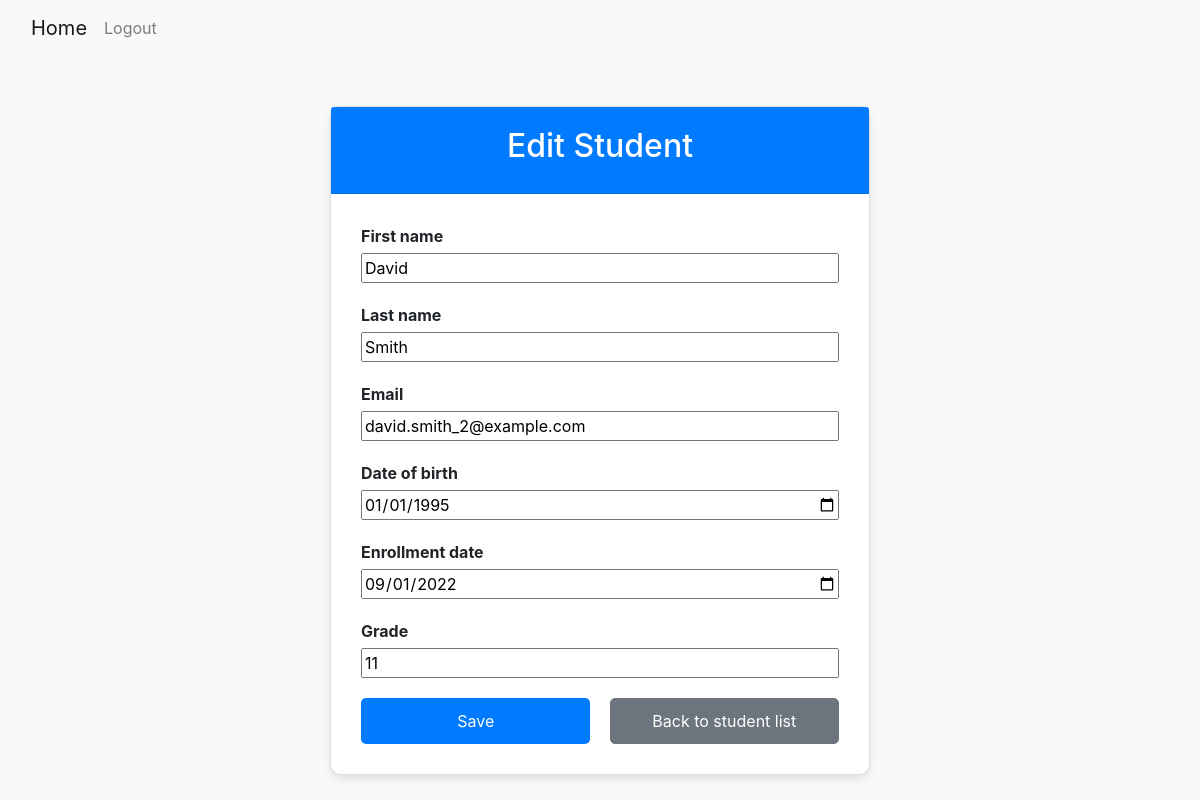
The app's page /56/edit/ (signed in) with its own data.
### students/models.py (models this page shows, shortened)
class Student(models.Model):
    first_name = models.CharField(max_length=30)
    last_name = models.CharField(max_length=30)
    email = models.EmailField()
    date_of_birth = models.DateField()
    enrollment_date = models.DateField()
    grade = models.IntegerField()

### students/views.py (the view)
# urls.py: path('<int:pk>/edit/', views.student_edit, name='student_edit'),  # Edit a student's details
@login_required(login_url='login')
def student_edit(request, pk):
    student = get_object_or_404(Student, pk=pk)
    if request.method == 'POST':
        form = StudentForm(request.POST, instance=student)
        if form.is_valid():
            form.save()
            return redirect('student_list')
    else:
        form = StudentForm(instance=student)
    return render(request, 'students/student_form.html', {'form': form, 'student': student})

### students/forms.py (shortened to what this page needs)
class StudentForm(forms.ModelForm):
    class Meta:
        model = Student
        fields = ['first_name', 'last_name', 'email', 'date_of_birth', 'enrollment_date', 'grade']
        widgets = {
            'date_of_birth': forms.DateInput(attrs={'type': 'date'}),
            'enrollment_date': forms.DateInput(attrs={'type': 'date'}),
        }

### students/templates/students/student_form.html (shortened to what this page needs)
{% extends 'base.html' %}
{% block content %}
    <div class="container">
        <div class="card">
            <div class="card-header">
                <h2>{% if student %}Edit{% else %}Add{% endif %} Student</h2>
            </div>
            <div class="card-body">
                <form method="POST">
                    <div class="form-group">
                        {% for field in form %}
                            <div class="form-group">
                                <label for="{{ field.id_for_label }}">{{ field.label }}</label>
                                {{ field }}
                            </div>
                        {% endfor %}
                    </div>
                    <div class="d-flex justify-content-between">
                        <button type="submit" class="btn btn-primary">Save</button>
                        <a href="{% url 'student_list' %}" class="btn btn-secondary">Back to student list</a>
                    </div>
                </form>
            </div>
        </div>
    </div>
{% endblock %}

### students/templates/students/student_form.html (style rules this page uses)
body { background-color: #f8f9fa; }
.container { max-width: 600px; margin-top: 50px; }
.card { box-shadow: 0 4px 8px rgba(0, 0, 0, 0.1); border-radius: 10px; }
.card-header { background-color: #007bff; color: #fff; text-align: center; padding: 20px; border-radius: 10px 10px 0 0; }
.card-body { padding: 30px; }
.form-group { margin-bottom: 20px; }
label { font-weight: bold; display: block; margin-bottom: 5px; }
input, select, textarea { width: 100%; }
.btn-primary { background-color: #007bff; border: none; padding: 10px 20px; border-radius: 5px; font-size: 16px; width: 48%; }
.btn-secondary { background-color: #6c757d; padding: 10px 20px; border-radius: 5px; font-size: 16px; width: 48%; }
.d-flex { justify-content: space-between; }

### records on screen
Student: form "David" "Smith" "david.smith_2@example.com" "01/01/1995" "09/01/2022" "11"

### other values on screen
{{ field.label }} "First name" "Last name" "Email" "Date of birth" "Enrollment date" "Grade"
